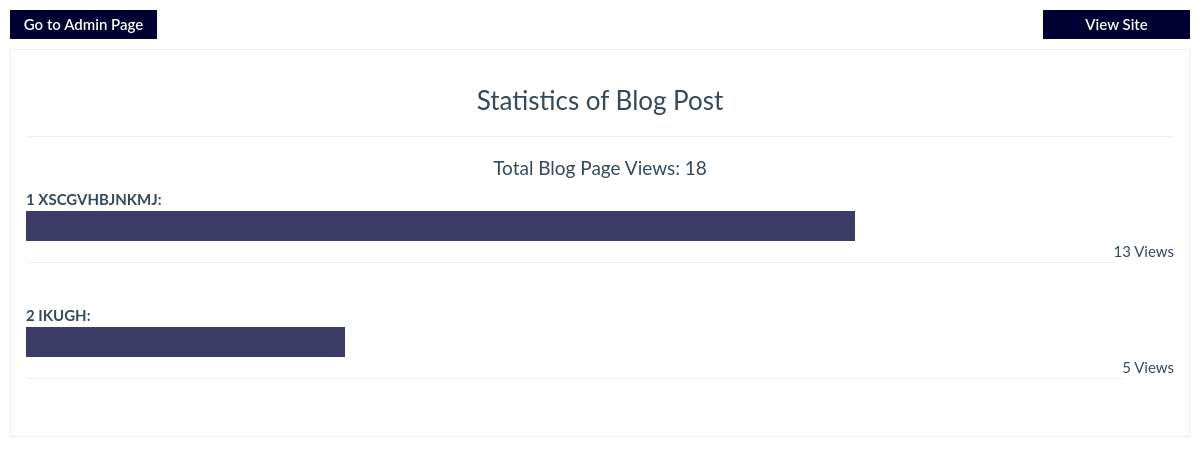
The page /admin/stats.php (signed in) on the database its author committed.
### tables this page shows
CREATE TABLE `gyananjan_blog` (
  `id` int(11) NOT NULL,
  `title` varchar(100) NOT NULL,
  `author` varchar(100) NOT NULL,
  `blog` longtext NOT NULL,
  `bdate` varchar(32) NOT NULL,
  `bimage` varchar(100) NOT NULL,
  `views` int(11) NOT NULL
);

### admin/stats.php (the view, shortened to what this page needs)
<?php
	include 'db/connect.php';
$query = "SELECT title, views FROM gyananjan_blog ORDER BY views DESC";
$result = $db->query($query);
$getClick = "SELECT views FROM gyananjan_blog";
$data = $db->query($getClick);
$i=0; $avg=0;
if($data->num_rows>0) {
	while($row=$data->fetch_assoc()) {
		$view[$i] = $row["views"];
		$i++;
	}
}
for ($j=0;$j<$i;$j++) {
	$total +=$view[$j];
}
include 'includes/meta.php';
?>
	<link href="../css/bootstrap.min.css" rel="stylesheet">
	</head>
	<body>
		<div class="nav">
			<a href="../admin"><span class="pull-left text-center">Go to Admin Page</span></a>
			<a href="../"><span class="pull-right text-center">View Site</span></a>
		</div>
		<div class="container col-md-12" style="border:1px solid #eee;padding:15px;background-color:#fff;margin-top:10px">
			<h3 class="text-center title">Statistics of Blog Post</h3><hr>
			<h4 class="text-center">Total Blog Page Views: <?php echo $total; ?></h4>
		<?php
			$c=1;
			if ($result->num_rows >0) {
	while($row = $result->fetch_assoc()) {
		$width = ($row['views']/$total)*100;
		echo "<b>".$c." ". strtoupper($row['title']) .":</b><div class='bar' style='width:".$width."%'></div><div class='count'>".$row['views']." Views</div><hr><br>";
		$c++;
	}
}
		?>
		</div>
	</body>
	</html>

### admin/stats.php (style rules this page uses)
body { padding: 10px; }
.nav span { margin-botton: 20px; background-color: #003; border: #003 4px solid; color: white; min-width: 147px; font-weight: 600; transition: background-color 0.5s ease-in, border 0.5s; }
.bar { height:30px; background-color:#3c3c67; }
.count { float: right }

### rows shown on the page
gyananjan_blog: title "XSCGVHBJNKMJ", views "13"
gyananjan_blog: title "IKUGH", views "5"

### other values the page prints
$total "18"
